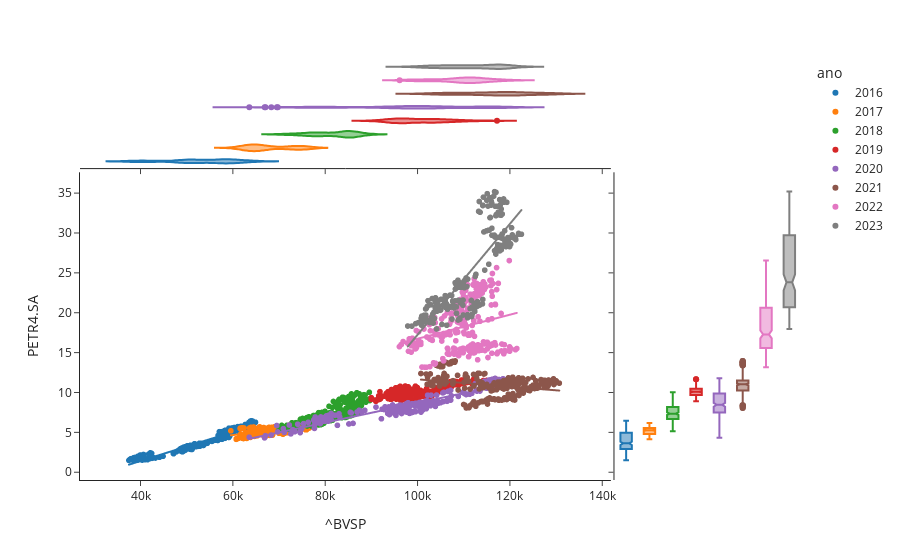

Notebook source saved alongside this figure:
### Code cell
# Scatterplot PETR4 vs ^BVSP
ac = yf['Adj Close'].copy()
ac['ano'] = ac.reset_index().Date.dt.year.astype('str').values

fig = px.scatter(ac, x = '^BVSP', y='PETR4.SA', color = 'ano', marginal_y="box",
                marginal_x = "violin", trendline="ols", template = "simple_white")
fig.show()

### Figure 1 — Plotly figure (JSON) as saved in the notebook; plotly's stock layout.template omitted (floating-point values rounded to 4 significant figures; data arrays with more than 128 entries replaced by an {"elided": "..."} marker saying what was removed)
{"data": [{"hovertemplate": "ano=2016<br>^BVSP=%{x}<br>PETR4.SA=%{y}<extra></extra>", "legendgroup": "2016", "marker": {"color": "#1F77B4", "symbol": "circle"}, "mode": "markers", "name": "2016", "showlegend": true, "type": "scattergl", "x": {"elided": "249 int values"}, "xaxis": "x", "y": {"elided": "249 float values"}, "yaxis": "y"}, {"alignmentgroup": "True", "hovertemplate": "ano=2016<br>^BVSP=%{x}<extra></extra>", "legendgroup": "2016", "marker": {"color": "#1F77B4", "symbol": "circle"}, "name": "2016", "offsetgroup": "2016", "scalegroup": "x", "showlegend": false, "type": "violin", "x": {"elided": "249 int values"}, "xaxis": "x3", "yaxis": "y3"}, {"alignmentgroup": "True", "hovertemplate": "ano=2016<br>PETR4.SA=%{y}<extra></extra>", "legendgroup": "2016", "marker": {"color": "#1F77B4", "symbol": "circle"}, "name": "2016", "notched": true, "offsetgroup": "2016", "showlegend": false, "type": "box", "xaxis": "x2", "y": {"elided": "249 float values"}, "yaxis": "y2"}, {"hovertemplate": "<b>OLS trendline</b><br>PETR4.SA = 0.000181653 * ^BVSP + -5.85486<br>R<sup>2</sup>=0.936319<br><br>ano=2016<br>^BVSP=%{x}<br>PETR4.SA=%{y} <b>(trend)</b><extra></extra>", "legendgroup": "2016", "marker": {"color": "#1F77B4", "symbol": "circle"}, "mode": "lines", "name": "2016", "showlegend": false, "type": "scattergl", "x": {"elided": "249 int values"}, "xaxis": "x", "y": {"elided": "249 float values"}, "yaxis": "y"}, {"hovertemplate": "ano=2017<br>^BVSP=%{x}<br>PETR4.SA=%{y}<extra></extra>", "legendgroup": "2017", "marker": {"color": "#FF7F0E", "symbol": "circle"}, "mode": "markers", "name": "2017", "showlegend": true, "type": "scattergl", "x": {"elided": "254 int values"}, "xaxis": "x", "y": {"elided": "254 float values"}, "yaxis": "y"}, {"alignmentgroup": "True", "hovertemplate": "ano=2017<br>^BVSP=%{x}<extra></extra>", "legendgroup": "2017", "marker": {"color": "#FF7F0E", "symbol": "circle"}, "name": "2017", "offsetgroup": "2017", "scalegroup": "x", "showlegend": false, "type": "violin", "x": {"elided": "254 int values"}, "xaxis": "x3", "yaxis": "y3"}, {"alignmentgroup": "True", "hovertemplate": "ano=2017<br>PETR4.SA=%{y}<extra></extra>", "legendgroup": "2017", "marker": {"color": "#FF7F0E", "symbol": "circle"}, "name": "2017", "notched": true, "offsetgroup": "2017", "showlegend": false, "type": "box", "xaxis": "x2", "y": {"elided": "254 float values"}, "yaxis": "y2"}, {"hovertemplate": "<b>OLS trendline</b><br>PETR4.SA = 6.30761e-05 * ^BVSP + 0.877567<br>R<sup>2</sup>=0.440287<br><br>ano=2017<br>^BVSP=%{x}<br>PETR4.SA=%{y} <b>(trend)</b><extra></extra>", "legendgroup": "2017", "marker": {"color": "#FF7F0E", "symbol": "circle"}, "mode": "lines", "name": "2017", "showlegend": false, "type": "scattergl", "x": {"elided": "247 int values"}, "xaxis": "x", "y": {"elided": "247 float values"}, "yaxis": "y"}, {"hovertemplate": "ano=2018<br>^BVSP=%{x}<br>PETR4.SA=%{y}<extra></extra>", "legendgroup": "2018", "marker": {"color": "#2CA02C", "symbol": "circle"}, "mode": "markers", "name": "2018", "showlegend": true, "type": "scattergl", "x": {"elided": "246 int values"}, "xaxis": "x", "y": {"elided": "246 float values"}, "yaxis": "y"}, {"alignmentgroup": "True", "hovertemplate": "ano=2018<br>^BVSP=%{x}<extra></extra>", "legendgroup": "2018", "marker": {"color": "#2CA02C", "symbol": "circle"}, "name": "2018", "offsetgroup": "2018", "scalegroup": "x", "showlegend": false, "type": "violin", "x": {"elided": "246 int values"}, "xaxis": "x3", "yaxis": "y3"}, {"alignmentgroup": "True", "hovertemplate": "ano=2018<br>PETR4.SA=%{y}<extra></extra>", "legendgroup": "2018", "marker": {"color": "#2CA02C", "symbol": "circle"}, "name": "2018", "notched": true, "offsetgroup": "2018", "showlegend": false, "type": "box", "xaxis": "x2", "y": {"elided": "246 float values"}, "yaxis": "y2"}, {"hovertemplate": "<b>OLS trendline</b><br>PETR4.SA = 0.000191688 * ^BVSP + -8.17728<br>R<sup>2</sup>=0.662600<br><br>ano=2018<br>^BVSP=%{x}<br>PETR4.SA=%{y} <b>(trend)</b><extra></extra>", "legendgroup": "2018", "marker": {"color": "#2CA02C", "symbol": "circle"}, "mode": "lines", "name": "2018", "showlegend": false, "type": "scattergl", "x": {"elided": "245 int values"}, "xaxis": "x", "y": {"elided": "245 float values"}, "yaxis": "y"}, {"hovertemplate": "ano=2019<br>^BVSP=%{x}<br>PETR4.SA=%{y}<extra></extra>", "legendgroup": "2019", "marker": {"color": "#D62728", "symbol": "circle"}, "mode": "markers", "name": "2019", "showlegend": true, "type": "scattergl", "x": {"elided": "248 int values"}, "xaxis": "x", "y": {"elided": "248 float values"}, "yaxis": "y"}, {"alignmentgroup": "True", "hovertemplate": "ano=2019<br>^BVSP=%{x}<extra></extra>", "legendgroup": "2019", "marker": {"color": "#D62728", "symbol": "circle"}, "name": "2019", "offsetgroup": "2019", "scalegroup": "x", "showlegend": false, "type": "violin", "x": {"elided": "248 int values"}, "xaxis": "x3", "yaxis": "y3"}, {"alignmentgroup": "True", "hovertemplate": "ano=2019<br>PETR4.SA=%{y}<extra></extra>", "legendgroup": "2019", "marker": {"color": "#D62728", "symbol": "circle"}, "name": "2019", "notched": true, "offsetgroup": "2019", "showlegend": false, "type": "box", "xaxis": "x2", "y": {"elided": "248 float values"}, "yaxis": "y2"}, {"hovertemplate": "<b>OLS trendline</b><br>PETR4.SA = 8.7668e-05 * ^BVSP + 1.32497<br>R<sup>2</sup>=0.599838<br><br>ano=2019<br>^BVSP=%{x}<br>PETR4.SA=%{y} <b>(trend)</b><extra></extra>", "legendgroup": "2019", "marker": {"color": "#D62728", "symbol": "circle"}, "mode": "lines", "name": "2019", "showlegend": false, "type": "scattergl", "x": {"elided": "248 int values"}, "xaxis": "x", "y": {"elided": "248 float values"}, "yaxis": "y"}, {"hovertemplate": "ano=2020<br>^BVSP=%{x}<br>PETR4.SA=%{y}<extra></extra>", "legendgroup": "2020", "marker": {"color": "#9467BD", "symbol": "circle"}, "mode": "markers", "name": "2020", "showlegend": true, "type": "scattergl", "x": {"elided": "248 int values"}, "xaxis": "x", "y": {"elided": "248 float values"}, "yaxis": "y"}, {"alignmentgroup": "True", "hovertemplate": "ano=2020<br>^BVSP=%{x}<extra></extra>", "legendgroup": "2020", "marker": {"color": "#9467BD", "symbol": "circle"}, "name": "2020", "offsetgroup": "2020", "scalegroup": "x", "showlegend": false, "type": "violin", "x": {"elided": "248 int values"}, "xaxis": "x3", "yaxis": "y3"}, {"alignmentgroup": "True", "hovertemplate": "ano=2020<br>PETR4.SA=%{y}<extra></extra>", "legendgroup": "2020", "marker": {"color": "#9467BD", "symbol": "circle"}, "name": "2020", "notched": true, "offsetgroup": "2020", "showlegend": false, "type": "box", "xaxis": "x2", "y": {"elided": "248 float values"}, "yaxis": "y2"}, {"hovertemplate": "<b>OLS trendline</b><br>PETR4.SA = 0.000123202 * ^BVSP + -3.63254<br>R<sup>2</sup>=0.909590<br><br>ano=2020<br>^BVSP=%{x}<br>PETR4.SA=%{y} <b>(trend)</b><extra></extra>", "legendgroup": "2020", "marker": {"color": "#9467BD", "symbol": "circle"}, "mode": "lines", "name": "2020", "showlegend": false, "type": "scattergl", "x": {"elided": "248 int values"}, "xaxis": "x", "y": {"elided": "248 float values"}, "yaxis": "y"}, {"hovertemplate": "ano=2021<br>^BVSP=%{x}<br>PETR4.SA=%{y}<extra></extra>", "legendgroup": "2021", "marker": {"color": "#8C564B", "symbol": "circle"}, "mode": "markers", "name": "2021", "showlegend": true, "type": "scattergl", "x": {"elided": "247 int values"}, "xaxis": "x", "y": {"elided": "247 float values"}, "yaxis": "y"}, {"alignmentgroup": "True", "hovertemplate": "ano=2021<br>^BVSP=%{x}<extra></extra>", "legendgroup": "2021", "marker": {"color": "#8C564B", "symbol": "circle"}, "name": "2021", "offsetgroup": "2021", "scalegroup": "x", "showlegend": false, "type": "violin", "x": {"elided": "247 int values"}, "xaxis": "x3", "yaxis": "y3"}, {"alignmentgroup": "True", "hovertemplate": "ano=2021<br>PETR4.SA=%{y}<extra></extra>", "legendgroup": "2021", "marker": {"color": "#8C564B", "symbol": "circle"}, "name": "2021", "notched": true, "offsetgroup": "2021", "showlegend": false, "type": "box", "xaxis": "x2", "y": {"elided": "247 float values"}, "yaxis": "y2"}, {"hovertemplate": "<b>OLS trendline</b><br>PETR4.SA = -4.58999e-05 * ^BVSP + 16.2515<br>R<sup>2</sup>=0.072352<br><br>ano=2021<br>^BVSP=%{x}<br>PETR4.SA=%{y} <b>(trend)</b><extra></extra>", "legendgroup": "2021", "marker": {"color": "#8C564B", "symbol": "circle"}, "mode": "lines", "name": "2021", "showlegend": false, "type": "scattergl", "x": {"elided": "247 int values"}, "xaxis": "x", "y": {"elided": "247 float values"}, "yaxis": "y"}, {"hovertemplate": "ano=2022<br>^BVSP=%{x}<br>PETR4.SA=%{y}<extra></extra>", "legendgroup": "2022", "marker": {"color": "#E377C2", "symbol": "circle"}, "mode": "markers", "name": "2022", "showlegend": true, "type": "scattergl", "x": {"elided": "250 int values"}, "xaxis": "x", "y": {"elided": "250 float values"}, "yaxis": "y"}, {"alignmentgroup": "True", "hovertemplate": "ano=2022<br>^BVSP=%{x}<extra></extra>", "legendgroup": "2022", "marker": {"color": "#E377C2", "symbol": "circle"}, "name": "2022", "offsetgroup": "2022", "scalegroup": "x", "showlegend": false, "type": "violin", "x": {"elided": "250 int values"}, "xaxis": "x3", "yaxis": "y3"}, {"alignmentgroup": "True", "hovertemplate": "ano=2022<br>PETR4.SA=%{y}<extra></extra>", "legendgroup": "2022", "marker": {"color": "#E377C2", "symbol": "circle"}, "name": "2022", "notched": true, "offsetgroup": "2022", "showlegend": false, "type": "box", "xaxis": "x2", "y": {"elided": "250 float values"}, "yaxis": "y2"}, {"hovertemplate": "<b>OLS trendline</b><br>PETR4.SA = 0.000150759 * ^BVSP + 1.6659<br>R<sup>2</sup>=0.077323<br><br>ano=2022<br>^BVSP=%{x}<br>PETR4.SA=%{y} <b>(trend)</b><extra></extra>", "legendgroup": "2022", "marker": {"color": "#E377C2", "symbol": "circle"}, "mode": "lines", "name": "2022", "showlegend": false, "type": "scattergl", "x": {"elided": "250 int values"}, "xaxis": "x", "y": {"elided": "250 float values"}, "yaxis": "y"}, {"hovertemplate": "ano=2023<br>^BVSP=%{x}<br>PETR4.SA=%{y}<extra></extra>", "legendgroup": "2023", "marker": {"color": "#7F7F7F", "symbol": "circle"}, "mode": "markers", "name": "2023", "showlegend": true, "type": "scattergl", "x": {"elided": "196 int values"}, "xaxis": "x", "y": {"elided": "196 float values"}, "yaxis": "y"}, {"alignmentgroup": "True", "hovertemplate": "ano=2023<br>^BVSP=%{x}<extra></extra>", "legendgroup": "2023", "marker": {"color": "#7F7F7F", "symbol": "circle"}, "name": "2023", "offsetgroup": "2023", "scalegroup": "x", "showlegend": false, "type": "violin", "x": {"elided": "196 int values"}, "xaxis": "x3", "yaxis": "y3"}, {"alignmentgroup": "True", "hovertemplate": "ano=2023<br>PETR4.SA=%{y}<extra></extra>", "legendgroup": "2023", "marker": {"color": "#7F7F7F", "symbol": "circle"}, "name": "2023", "notched": true, "offsetgroup": "2023", "showlegend": false, "type": "box", "xaxis": "x2", "y": {"elided": "196 float values"}, "yaxis": "y2"}, {"hovertemplate": "<b>OLS trendline</b><br>PETR4.SA = 0.000695267 * ^BVSP + -52.314<br>R<sup>2</sup>=0.680540<br><br>ano=2023<br>^BVSP=%{x}<br>PETR4.SA=%{y} <b>(trend)</b><extra></extra>", "legendgroup": "2023", "marker": {"color": "#7F7F7F", "symbol": "circle"}, "mode": "lines", "name": "2023", "showlegend": false, "type": "scattergl", "x": {"elided": "196 int values"}, "xaxis": "x", "y": {"elided": "196 float values"}, "yaxis": "y"}], "layout": {"legend": {"title": {"text": "ano"}, "tracegroupgap": 0}, "margin": {"t": 60}, "xaxis": {"anchor": "y", "domain": [0, 0.7363], "title": {"text": "^BVSP"}}, "xaxis2": {"anchor": "y2", "domain": [0.7413, 1], "matches": "x2", "showline": false, "showticklabels": false, "ticks": ""}, "xaxis3": {"anchor": "y3", "domain": [0, 0.7363], "matches": "x", "showticklabels": false}, "xaxis4": {"anchor": "y4", "domain": [0.7413, 1], "matches": "x2", "showline": false, "showticklabels": false, "ticks": ""}, "yaxis": {"anchor": "x", "domain": [0, 0.7326], "title": {"text": "PETR4.SA"}}, "yaxis2": {"anchor": "x2", "domain": [0, 0.7326], "matches": "y", "showticklabels": false}, "yaxis3": {"anchor": "x3", "domain": [0.7426, 1], "matches": "y3", "showline": false, "showticklabels": false, "ticks": ""}, "yaxis4": {"anchor": "x4", "domain": [0.7426, 1], "matches": "y3", "showline": false, "showticklabels": false, "ticks": ""}}}
